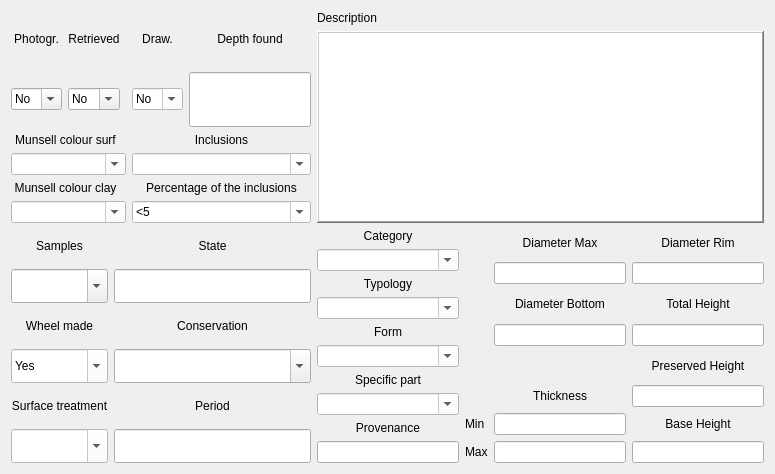
   <widget class="QWidget" name="tab">
    <attribute name="title">
     <string>Description data</string>
    </attribute>
    <layout class="QGridLayout" name="gridLayout_11">
     <item row="2" column="1" rowspan="2" colspan="2">
      <layout class="QGridLayout" name="gridLayout_4">
       <item row="0" column="0">
        <widget class="QLabel" name="label_26">
         <property name="sizePolicy">
          <sizepolicy hsizetype="Preferred" vsizetype="Expanding">
           <horstretch>0</horstretch>
           <verstretch>0</verstretch>
          </sizepolicy>
         </property>
         <property name="locale">
          <locale language="English" country="UnitedKingdom"/>
         </property>
         <property name="text">
          <string>Category</string>
         </property>
         <property name="alignment">
          <set>Qt::AlignCenter</set>
         </property>
        </widget>
       </item>
       <item row="1" column="0">
        <widget class="QComboBox" name="comboBox_category">
         <property name="enabled">
          <bool>true</bool>
         </property>
         <property name="sizePolicy">
          <sizepolicy hsizetype="Preferred" vsizetype="Expanding">
           <horstretch>0</horstretch>
           <verstretch>0</verstretch>
          </sizepolicy>
         </property>
         <property name="styleSheet">
          <string notr="true">background-color: rgb(255, 255, 255);</string>
         </property>
         <property name="locale">
          <locale language="English" country="UnitedKingdom"/>
         </property>
         <property name="editable">
          <bool>true</bool>
         </property>
         <item>
          <property name="text">
           <string/>
          </property>
         </item>
         <item>
          <property name="text">
           <string>Coarse ware</string>
          </property>
         </item>
         <item>
          <property name="text">
           <string>Cooking ware</string>
          </property>
         </item>
         <item>
          <property name="text">
           <string>Fine ware</string>
          </property>
         </item>
         <item>
          <property name="text">
           <string>Transport containers</string>
          </property>
         </item>
         <item>
          <property name="text">
           <string>Storage ware</string>
          </property>
         </item>
        </widget>
       </item>
       <item row="2" column="0">
        <widget class="QLabel" name="label_16">
         <property name="sizePolicy">
          <sizepolicy hsizetype="Preferred" vsizetype="Expanding">
           <horstretch>0</horstretch>
           <verstretch>0</verstretch>
          </sizepolicy>
         </property>
         <property name="locale">
          <locale language="English" country="UnitedKingdom"/>
         </property>
         <property name="text">
          <string>Typology</string>
         </property>
         <property name="alignment">
          <set>Qt::AlignCenter</set>
         </property>
        </widget>
       </item>
       <item row="3" column="0">
        <widget class="QComboBox" name="comboBox_typology">
         <property name="sizePolicy">
          <sizepolicy hsizetype="Preferred" vsizetype="Expanding">
           <horstretch>0</horstretch>
           <verstretch>0</verstretch>
          </sizepolicy>
         </property>
         <property name="styleSheet">
          <string notr="true">background-color: rgb(255, 255, 255);</string>
         </property>
         <property name="locale">
          <locale language="English" country="UnitedKingdom"/>
         </property>
         <property name="editable">
          <bool>true</bool>
         </property>
         <item>
          <property name="text">
           <string/>
          </property>
         </item>
         <item>
          <property name="text">
           <string>Amphora</string>
          </property>
         </item>
         <item>
          <property name="text">
           <string>Basin</string>
          </property>
         </item>
         <item>
          <property name="text">
           <string>Bottle</string>
          </property>
         </item>
         <item>
          <property name="text">
           <string>Bowl</string>
          </property>
         </item>
         <item>
          <property name="text">
           <string>Cooking pot</string>
          </property>
         </item>
         <item>
          <property name="text">
           <string>Jar</string>
          </property>
         </item>
         <item>
          <property name="text">
           <string>Jug</string>
          </property>
         </item>
         <item>
          <property name="text">
           <string>Juglet</string>
          </property>
         </item>
         <item>
          <property name="text">
           <string>Plate</string>
          </property>
         </item>
        </widget>
       </item>
       <item row="4" column="0">
        <widget class="QLabel" name="label_23">
         <property name="sizePolicy">
          <sizepolicy hsizetype="Preferred" vsizetype="Expanding">
           <horstretch>0</horstretch>
           <verstretch>0</verstretch>
          </sizepolicy>
         </property>
         <property name="locale">
          <locale language="English" country="UnitedKingdom"/>
         </property>
         <property name="text">
          <string>Form</string>
         </property>
         <property name="alignment">
          <set>Qt::AlignCenter</set>
         </property>
        </widget>
       </item>
       <item row="5" column="0">
        <widget class="QComboBox" name="comboBox_specific_shape">
         <property name="enabled">
          <bool>true</bool>
         </property>
         <property name="sizePolicy">
          <sizepolicy hsizetype="Preferred" vsizetype="Expanding">
           <horstretch>0</horstretch>
           <verstretch>0</verstretch>
          </sizepolicy>
         </property>
         <property name="styleSheet">
          <string notr="true">background-color: rgb(255, 255, 255);</string>
         </property>
         <property name="locale">
          <locale language="English" country="UnitedKingdom"/>
         </property>
         <property name="editable">
          <bool>true</bool>
         </property>
        </widget>
       </item>
       <item row="6" column="0">
        <widget class="QLabel" name="label_15">
         <property name="sizePolicy">
          <sizepolicy hsizetype="Preferred" vsizetype="Expanding">
           <horstretch>0</horstretch>
           <verstretch>0</verstretch>
          </sizepolicy>
         </property>
         <property name="locale">
          <locale language="English" country="UnitedKingdom"/>
         </property>
         <property name="text">
          <string>Specific part</string>
         </property>
         <property name="alignment">
          <set>Qt::AlignCenter</set>
         </property>
        </widget>
       </item>
       <item row="7" column="0">
        <widget class="QComboBox" name="comboBox_specific_form">
         <property name="enabled">
          <bool>true</bool>
         </property>
         <property name="sizePolicy">
          <sizepolicy hsizetype="Preferred" vsizetype="Expanding">
           <horstretch>0</horstretch>
           <verstretch>0</verstretch>
          </sizepolicy>
         </property>
         <property name="styleSheet">
          <string notr="true">background-color: rgb(255, 255, 255);</string>
         </property>
         <property name="locale">
          <locale language="English" country="UnitedKingdom"/>
         </property>
         <property name="editable">
          <bool>true</bool>
         </property>
         <item>
          <property name="text">
           <string/>
          </property>
         </item>
         <item>
          <property name="text">
           <string>Rim</string>
          </property>
         </item>
         <item>
          <property name="text">
           <string>Neck</string>
          </property>
         </item>
         <item>
          <property name="text">
           <string>Handle</string>
          </property>
         </item>
         <item>
          <property name="text">
           <string>Wall</string>
          </property>
         </item>
         <item>
          <property name="text">
           <string>Base</string>
          </property>
         </item>
        </widget>
       </item>
       <item row="8" column="0">
        <widget class="QLabel" name="label_138">
         <property name="sizePolicy">
          <sizepolicy hsizetype="Preferred" vsizetype="Expanding">
           <horstretch>0</horstretch>
           <verstretch>0</verstretch>
          </sizepolicy>
         </property>
         <property name="locale">
          <locale language="English" country="UnitedKingdom"/>
         </property>
         <property name="text">
          <string>Provenance</string>
         </property>
         <property name="alignment">
          <set>Qt::AlignCenter</set>
         </property>
        </widget>
       </item>
       <item row="9" column="0">
        <widget class="QLineEdit" name="lineEdit_provenience">
         <property name="sizePolicy">
          <sizepolicy hsizetype="Expanding" vsizetype="Expanding">
           <horstretch>0</horstretch>
           <verstretch>0</verstretch>
          </sizepolicy>
         </property>
         <property name="locale">
          <locale language="English" country="UnitedKingdom"/>
         </property>
         <property name="text">
          <string/>
         </property>
        </widget>
       </item>
      </layout>
     </item>
     <item row="0" column="1" colspan="3">
      <widget class="QLabel" name="label_24">
       <property name="locale">
        <locale language="English" country="UnitedKingdom"/>
       </property>
       <property name="frameShape">
        <enum>QFrame::NoFrame</enum>
       </property>
       <property name="frameShadow">
        <enum>QFrame::Sunken</enum>
       </property>
       <property name="text">
        <string>Description</string>
       </property>
      </widget>
     </item>
     <item row="0" column="0" rowspan="2">
      <layout class="QGridLayout" name="gridLayout_7">
       <item row="0" column="4">
        <widget class="QLabel" name="label_132">
         <property name="sizePolicy">
          <sizepolicy hsizetype="Preferred" vsizetype="Expanding">
           <horstretch>0</horstretch>
           <verstretch>0</verstretch>
          </sizepolicy>
         </property>
         <property name="locale">
          <locale language="English" country="UnitedKingdom"/>
         </property>
         <property name="text">
          <string>Depth found</string>
         </property>
         <property name="alignment">
          <set>Qt::AlignCenter</set>
         </property>
        </widget>
       </item>
       <item row="5" column="3" colspan="2">
        <widget class="QComboBox" name="comboBox_percent">
         <property name="styleSheet">
          <string notr="true">background-color: rgb(255, 255, 255);</string>
         </property>
         <property name="locale">
          <locale language="English" country="UnitedKingdom"/>
         </property>
         <property name="editable">
          <bool>true</bool>
         </property>
         <item>
          <property name="text">
           <string>&lt;5</string>
          </property>
         </item>
         <item>
          <property name="text">
           <string>5-25</string>
          </property>
         </item>
         <item>
          <property name="text">
           <string>26-50</string>
          </property>
         </item>
         <item>
          <property name="text">
           <string>51-90</string>
          </property>
         </item>
         <item>
          <property name="text">
           <string>&gt;90</string>
          </property>
         </item>
        </widget>
       </item>
       <item row="4" column="0" colspan="2">
        <widget class="QLabel" name="label_9">
         <property name="locale">
          <locale language="English" country="UnitedKingdom"/>
         </property>
         <property name="text">
          <string>Munsell colour clay</string>
         </property>
         <property name="alignment">
          <set>Qt::AlignCenter</set>
         </property>
        </widget>
       </item>
       <item row="5" column="0" colspan="3">
        <widget class="QComboBox" name="comboBox_munsell">
         <property name="styleSheet">
          <string notr="true">background-color: rgb(255, 255, 255);</string>
         </property>
         <property name="locale">
          <locale language="English" country="UnitedKingdom"/>
         </property>
         <property name="editable">
          <bool>true</bool>
         </property>
         <item>
          <property name="text">
           <string/>
          </property>
         </item>
        </widget>
       </item>
       <item row="0" column="0">
        <widget class="QLabel" name="label_20">
         <property name="locale">
          <locale language="English" country="UnitedKingdom"/>
         </property>
         <property name="frameShape">
          <enum>QFrame::NoFrame</enum>
         </property>
         <property name="text">
          <string>Photogr.</string>
         </property>
         <property name="alignment">
          <set>Qt::AlignCenter</set>
         </property>
        </widget>
       </item>
       <item row="3" column="0" colspan="3">
        <widget class="QComboBox" name="comboBox_munsell_surf">
         <property name="styleSheet">
          <string notr="true">background-color: rgb(255, 255, 255);</string>
         </property>
         <property name="locale">
          <locale language="English" country="UnitedKingdom"/>
         </property>
         <property name="editable">
          <bool>true</bool>
         </property>
         <item>
          <property name="text">
           <string/>
          </property>
         </item>
        </widget>
       </item>
       <item row="2" column="3" colspan="2">
        <widget class="QLabel" name="label_17">
         <property name="locale">
          <locale language="English" country="UnitedKingdom"/>
         </property>
         <property name="text">
          <string>Inclusions</string>
         </property>
         <property name="alignment">
          <set>Qt::AlignCenter</set>
         </property>
        </widget>
       </item>
       <item row="1" column="0">
        <widget class="QComboBox" name="comboBox_photo">
         <property name="locale">
          <locale language="English" country="UnitedKingdom"/>
         </property>
         <property name="editable">
          <bool>true</bool>
         </property>
         <item>
          <property name="text">
           <string>No</string>
          </property>
         </item>
         <item>
          <property name="text">
           <string>Yes</string>
          </property>
         </item>
        </widget>
       </item>
       <item row="0" column="1">
        <widget class="QLabel" name="label_13">
         <property name="locale">
          <locale language="English" country="UnitedKingdom"/>
         </property>
         <property name="frameShape">
          <enum>QFrame::NoFrame</enum>
         </property>
         <property name="text">
          <string>Retrieved</string>
         </property>
         <property name="alignment">
          <set>Qt::AlignCenter</set>
         </property>
        </widget>
       </item>
       <item row="1" column="1">
        <widget class="QComboBox" name="comboBox_ret">
         <property name="locale">
          <locale language="English" country="UnitedKingdom"/>
         </property>
         <property name="editable">
          <bool>true</bool>
         </property>
         <item>
          <property name="text">
           <string>No</string>
          </property>
         </item>
         <item>
          <property name="text">
           <string>Yes</string>
          </property>
         </item>
        </widget>
       </item>
       <item row="4" column="3" colspan="2">
        <widget class="QLabel" name="label_18">
         <property name="locale">
          <locale language="English" country="UnitedKingdom"/>
         </property>
         <property name="text">
          <string>Percentage of the inclusions</string>
         </property>
         <property name="alignment">
          <set>Qt::AlignCenter</set>
         </property>
        </widget>
       </item>
       <item row="2" column="0" colspan="2">
        <widget class="QLabel" name="label_10">
         <property name="locale">
          <locale language="English" country="UnitedKingdom"/>
         </property>
         <property name="text">
          <string>Munsell colour surf</string>
         </property>
         <property name="alignment">
          <set>Qt::AlignCenter</set>
         </property>
        </widget>
       </item>
       <item row="1" column="3">
        <widget class="QComboBox" name="comboBox_draw">
         <property name="styleSheet">
          <string notr="true">background-color: rgb(255, 255, 255);</string>
         </property>
         <property name="locale">
          <locale language="English" country="UnitedKingdom"/>
         </property>
         <property name="editable">
          <bool>true</bool>
         </property>
         <item>
          <property name="text">
           <string>No</string>
          </property>
         </item>
         <item>
          <property name="text">
           <string>Yes</string>
          </property>
         </item>
        </widget>
       </item>
       <item row="0" column="3">
        <widget class="QLabel" name="label_11">
         <property name="locale">
          <locale language="English" country="UnitedKingdom"/>
         </property>
         <property name="text">
          <string>Draw.</string>
         </property>
         <property name="alignment">
          <set>Qt::AlignCenter</set>
         </property>
        </widget>
       </item>
       <item row="1" column="4">
        <widget class="QLineEdit" name="lineEdit_depth">
         <property name="sizePolicy">
          <sizepolicy hsizetype="Expanding" vsizetype="Expanding">
           <horstretch>0</horstretch>
           <verstretch>0</verstretch>
          </sizepolicy>
         </property>
         <property name="locale">
          <locale language="English" country="UnitedKingdom"/>
         </property>
         <property name="text">
          <string/>
         </property>
        </widget>
       </item>
       <item row="3" column="3" colspan="2">
        <widget class="QComboBox" name="comboBox_fabric">
         <property name="styleSheet">
          <string notr="true">background-color: rgb(255, 255, 255);</string>
         </property>
         <property name="locale">
          <locale language="English" country="UnitedKingdom"/>
         </property>
         <property name="editable">
          <bool>true</bool>
         </property>
        </widget>
       </item>
      </layout>
     </item>
     <item row="1" column="1" colspan="3">
      <widget class="QTextEdit" name="textEdit_description">
       <property name="font">
        <font>
         <family>MS Shell Dlg 2</family>
         <pointsize>10</pointsize>
         <weight>9</weight>
         <italic>false</italic>
         <bold>false</bold>
        </font>
       </property>
       <property name="locale">
        <locale language="English" country="UnitedKingdom"/>
       </property>
       <property name="frameShape">
        <enum>QFrame::WinPanel</enum>
       </property>
       <property name="frameShadow">
        <enum>QFrame::Raised</enum>
       </property>
       <property name="tabChangesFocus">
        <bool>true</bool>
       </property>
       <property name="textInteractionFlags">
        <set>Qt::LinksAccessibleByKeyboard|Qt::LinksAccessibleByMouse|Qt::TextBrowserInteraction|Qt::TextEditable|Qt::TextEditorInteraction|Qt::TextSelectableByKeyboard|Qt::TextSelectableByMouse</set>
       </property>
      </widget>
     </item>
     <item row="2" column="3" rowspan="2">
      <layout class="QGridLayout" name="gridLayout_3">
       <item row="6" column="0">
        <widget class="QLabel" name="label_134">
         <property name="locale">
          <locale language="English" country="UnitedKingdom"/>
         </property>
         <property name="text">
          <string>Min</string>
         </property>
        </widget>
       </item>
       <item row="0" column="2">
        <widget class="QLabel" name="label_44">
         <property name="locale">
          <locale language="English" country="UnitedKingdom"/>
         </property>
         <property name="text">
          <string>Diameter Rim</string>
         </property>
         <property name="alignment">
          <set>Qt::AlignCenter</set>
         </property>
        </widget>
       </item>
       <item row="2" column="2">
        <widget class="QLabel" name="label_46">
         <property name="locale">
          <locale language="English" country="UnitedKingdom"/>
         </property>
         <property name="text">
          <string>Total Height</string>
         </property>
         <property name="alignment">
          <set>Qt::AlignCenter</set>
         </property>
        </widget>
       </item>
       <item row="0" column="1">
        <widget class="QLabel" name="label_42">
         <property name="locale">
          <locale language="English" country="UnitedKingdom"/>
         </property>
         <property name="text">
          <string>Diameter Max</string>
         </property>
         <property name="alignment">
          <set>Qt::AlignCenter</set>
         </property>
        </widget>
       </item>
       <item row="1" column="2">
        <widget class="QLineEdit" name="lineEdit_dr"/>
       </item>
       <item row="2" column="1">
        <widget class="QLabel" name="label_45">
         <property name="locale">
          <locale language="English" country="UnitedKingdom"/>
         </property>
         <property name="text">
          <string>Diameter Bottom</string>
         </property>
         <property name="alignment">
          <set>Qt::AlignCenter</set>
         </property>
        </widget>
       </item>
       <item row="5" column="1">
        <widget class="QLabel" name="label_130">
         <property name="locale">
          <locale language="English" country="UnitedKingdom"/>
         </property>
         <property name="text">
          <string>Thickness</string>
         </property>
         <property name="alignment">
          <set>Qt::AlignCenter</set>
         </property>
        </widget>
       </item>
       <item row="1" column="1">
        <widget class="QLineEdit" name="lineEdit_dm"/>
       </item>
       <item row="6" column="1">
        <widget class="QLineEdit" name="lineEdit_thickmin"/>
       </item>
       <item row="5" column="2">
        <widget class="QLineEdit" name="lineEdit_ph"/>
       </item>
       <item row="3" column="1">
        <widget class="QLineEdit" name="lineEdit_db"/>
       </item>
       <item row="6" column="2">
        <widget class="QLabel" name="label_49">
         <property name="locale">
          <locale language="English" country="UnitedKingdom"/>
         </property>
         <property name="text">
          <string>Base Height</string>
         </property>
         <property name="alignment">
          <set>Qt::AlignCenter</set>
         </property>
        </widget>
       </item>
       <item row="7" column="0">
        <widget class="QLabel" name="label_135">
         <property name="locale">
          <locale language="English" country="UnitedKingdom"/>
         </property>
         <property name="text">
          <string>Max</string>
         </property>
        </widget>
       </item>
       <item row="4" column="2">
        <widget class="QLabel" name="label_47">
         <property name="locale">
          <locale language="English" country="UnitedKingdom"/>
         </property>
         <property name="text">
          <string>Preserved Height</string>
         </property>
         <property name="alignment">
          <set>Qt::AlignCenter</set>
         </property>
        </widget>
       </item>
       <item row="3" column="2">
        <widget class="QLineEdit" name="lineEdit_th"/>
       </item>
       <item row="7" column="1">
        <widget class="QLineEdit" name="lineEdit_thickmax"/>
       </item>
       <item row="7" column="2">
        <widget class="QLineEdit" name="lineEdit_bh"/>
       </item>
      </layout>
     </item>
     <item row="2" column="0" rowspan="2">
      <layout class="QGridLayout" name="gridLayout_5">
       <item row="6" column="1">
        <widget class="QLabel" name="label_136">
         <property name="sizePolicy">
          <sizepolicy hsizetype="Preferred" vsizetype="Expanding">
           <horstretch>0</horstretch>
           <verstretch>0</verstretch>
          </sizepolicy>
         </property>
         <property name="locale">
          <locale language="English" country="UnitedKingdom"/>
         </property>
         <property name="text">
          <string>Period</string>
         </property>
         <property name="alignment">
          <set>Qt::AlignCenter</set>
         </property>
        </widget>
       </item>
       <item row="6" column="0">
        <widget class="QLabel" name="label_19">
         <property name="sizePolicy">
          <sizepolicy hsizetype="Preferred" vsizetype="Expanding">
           <horstretch>0</horstretch>
           <verstretch>0</verstretch>
          </sizepolicy>
         </property>
         <property name="locale">
          <locale language="English" country="UnitedKingdom"/>
         </property>
         <property name="text">
          <string>Surface treatment</string>
         </property>
         <property name="alignment">
          <set>Qt::AlignCenter</set>
         </property>
        </widget>
       </item>
       <item row="4" column="1">
        <widget class="QComboBox" name="comboBox_treatment">
         <property name="sizePolicy">
          <sizepolicy hsizetype="Preferred" vsizetype="Expanding">
           <horstretch>0</horstretch>
           <verstretch>0</verstretch>
          </sizepolicy>
         </property>
         <property name="locale">
          <locale language="English" country="UnitedKingdom"/>
         </property>
         <property name="editable">
          <bool>true</bool>
         </property>
        </widget>
       </item>
       <item row="4" column="0">
        <widget class="QComboBox" name="comboBox_intdeco">
         <property name="sizePolicy">
          <sizepolicy hsizetype="Preferred" vsizetype="Expanding">
           <horstretch>0</horstretch>
           <verstretch>0</verstretch>
          </sizepolicy>
         </property>
         <property name="styleSheet">
          <string notr="true">background-color: rgb(255, 255, 255);</string>
         </property>
         <property name="locale">
          <locale language="English" country="UnitedKingdom"/>
         </property>
         <property name="editable">
          <bool>true</bool>
         </property>
         <item>
          <property name="text">
           <string>Yes</string>
          </property>
         </item>
         <item>
          <property name="text">
           <string>No</string>
          </property>
         </item>
        </widget>
       </item>
       <item row="7" column="1">
        <widget class="QLineEdit" name="lineEdit_period">
         <property name="sizePolicy">
          <sizepolicy hsizetype="Expanding" vsizetype="Expanding">
           <horstretch>0</horstretch>
           <verstretch>0</verstretch>
          </sizepolicy>
         </property>
         <property name="locale">
          <locale language="English" country="UnitedKingdom"/>
         </property>
         <property name="text">
          <string/>
         </property>
        </widget>
       </item>
       <item row="7" column="0">
        <widget class="QComboBox" name="comboBox_surf_trat">
         <property name="sizePolicy">
          <sizepolicy hsizetype="Preferred" vsizetype="Expanding">
           <horstretch>0</horstretch>
           <verstretch>0</verstretch>
          </sizepolicy>
         </property>
         <property name="styleSheet">
          <string notr="true">background-color: rgb(255, 255, 255);</string>
         </property>
         <property name="locale">
          <locale language="English" country="UnitedKingdom"/>
         </property>
         <property name="editable">
          <bool>true</bool>
         </property>
         <item>
          <property name="text">
           <string/>
          </property>
         </item>
         <item>
          <property name="text">
           <string>Slipped red</string>
          </property>
         </item>
         <item>
          <property name="text">
           <string>Buff</string>
          </property>
         </item>
         <item>
          <property name="text">
           <string>Washed</string>
          </property>
         </item>
         <item>
          <property name="text">
           <string>Polished</string>
          </property>
         </item>
        </widget>
       </item>
       <item row="1" column="0">
        <widget class="QComboBox" name="comboBox_samples">
         <property name="sizePolicy">
          <sizepolicy hsizetype="Preferred" vsizetype="Expanding">
           <horstretch>0</horstretch>
           <verstretch>0</verstretch>
          </sizepolicy>
         </property>
         <property name="locale">
          <locale language="English" country="UnitedKingdom"/>
         </property>
         <property name="editable">
          <bool>true</bool>
         </property>
        </widget>
       </item>
       <item row="1" column="1">
        <widget class="QLineEdit" name="lineEdit_state">
         <property name="sizePolicy">
          <sizepolicy hsizetype="Expanding" vsizetype="Expanding">
           <horstretch>0</horstretch>
           <verstretch>0</verstretch>
          </sizepolicy>
         </property>
         <property name="locale">
          <locale language="English" country="UnitedKingdom"/>
         </property>
         <property name="text">
          <string/>
         </property>
        </widget>
       </item>
       <item row="0" column="1">
        <widget class="QLabel" name="label_139">
         <property name="sizePolicy">
          <sizepolicy hsizetype="Preferred" vsizetype="Expanding">
           <horstretch>0</horstretch>
           <verstretch>0</verstretch>
          </sizepolicy>
         </property>
         <property name="locale">
          <locale language="English" country="UnitedKingdom"/>
         </property>
         <property name="text">
          <string>State</string>
         </property>
         <property name="alignment">
          <set>Qt::AlignCenter</set>
         </property>
        </widget>
       </item>
       <item row="2" column="0">
        <widget class="QLabel" name="label_22">
         <property name="sizePolicy">
          <sizepolicy hsizetype="Preferred" vsizetype="Expanding">
           <horstretch>0</horstretch>
           <verstretch>0</verstretch>
          </sizepolicy>
         </property>
         <property name="locale">
          <locale language="English" country="UnitedKingdom"/>
         </property>
         <property name="text">
          <string>Wheel made</string>
         </property>
         <property name="scaledContents">
          <bool>false</bool>
         </property>
         <property name="alignment">
          <set>Qt::AlignCenter</set>
         </property>
        </widget>
       </item>
       <item row="2" column="1">
        <widget class="QLabel" name="label_56">
         <property name="sizePolicy">
          <sizepolicy hsizetype="Preferred" vsizetype="Expanding">
           <horstretch>0</horstretch>
           <verstretch>0</verstretch>
          </sizepolicy>
         </property>
         <property name="locale">
          <locale language="English" country="UnitedKingdom"/>
         </property>
         <property name="frameShape">
          <enum>QFrame::NoFrame</enum>
         </property>
         <property name="text">
          <string>Conservation</string>
         </property>
         <property name="alignment">
          <set>Qt::AlignCenter</set>
         </property>
         <property name="openExternalLinks">
          <bool>true</bool>
         </property>
        </widget>
       </item>
       <item row="0" column="0">
        <widget class="QLabel" name="label_137">
         <property name="sizePolicy">
          <sizepolicy hsizetype="Preferred" vsizetype="Expanding">
           <horstretch>0</horstretch>
           <verstretch>0</verstretch>
          </sizepolicy>
         </property>
         <property name="locale">
          <locale language="English" country="UnitedKingdom"/>
         </property>
         <property name="text">
          <string>Samples</string>
         </property>
         <property name="alignment">
          <set>Qt::AlignCenter</set>
         </property>
        </widget>
       </item>
      </layout>
     </item>
    </layout>
   </widget>
